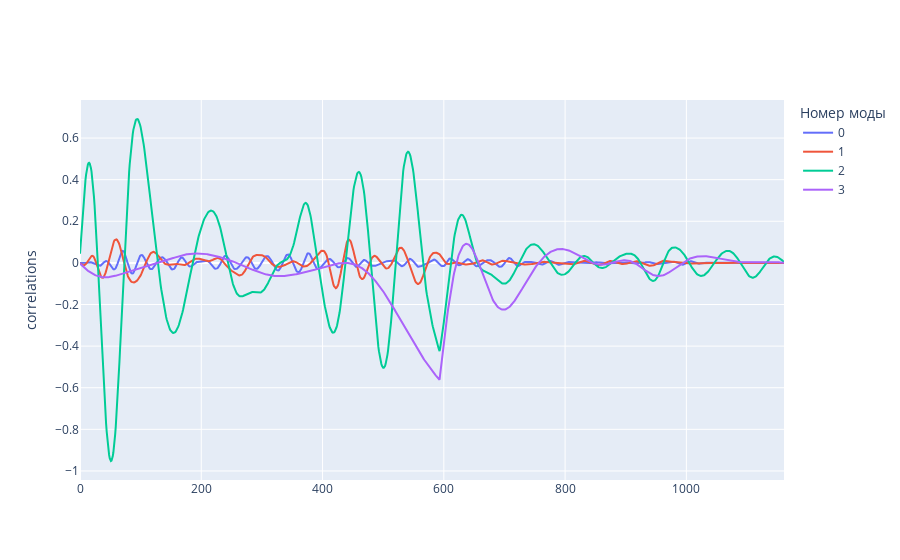

Source (notebook cell):
### Code cell
fig = go.Figure()
for i in range(correlation.shape[0]):
    fig.add_trace(go.Scatter(y=correlation[i, :], mode="lines", name=i))

fig.update_layout(
    yaxis_title="correlations", 
    legend={"title":"Номер моды"}
)
fig.show()

### Figure 1 — Plotly figure (JSON) as saved in the notebook; plotly's stock layout.template omitted (floating-point values rounded to 4 significant figures; data arrays with more than 128 entries replaced by an {"elided": "..."} marker saying what was removed)
{"data": [{"mode": "lines", "name": "0", "type": "scatter", "y": {"elided": "1162 float values"}}, {"mode": "lines", "name": "1", "type": "scatter", "y": {"elided": "1162 float values"}}, {"mode": "lines", "name": "2", "type": "scatter", "y": {"elided": "1162 float values"}}, {"mode": "lines", "name": "3", "type": "scatter", "y": {"elided": "1162 float values"}}], "layout": {"autosize": true, "legend": {"title": {"text": "Номер моды"}}, "xaxis": {"autorange": true, "range": [0, 1161]}, "yaxis": {"autorange": true, "range": [-1.043, 0.7829], "title": {"text": "correlations"}, "type": "linear"}}}
